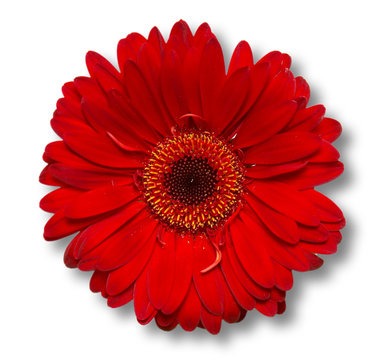
#> input picture Python_Programming/sample/flower.jpg, 385 x 360 px
$ jupyter execute Part_06_OpenCV.ipynb
#> lines starting #> are read from the running program, lines starting #| are printed output that depends on the picture; after the words box and inside, x2 and y2 are one past the last pixel; in counts of white or black regions, pixels touching at a corner belong together
## OpenCV

<h5>Main Images Types</h5>
<ul>
    <li>RGB (BGR-OpenCV) (0-255)x3</li>
    <li>Gray (0-255)</li>
    <li>Binary (0/1)</li>
</ul>

<h5>1 Opencv Basics</h5>
<p>How to load a image</p>

[cell 1]
import cv2 #imporing the opencv module

img=cv2.imread('sample/flower.jpg') #relative
#> img is the input picture: shape (360, 385, 3); mean B, G, R 124.9, 124.3, 211.9
#img=cv2.imread(r'C:\Users\sample\flower.jpg') #absolute

#print(img[100,100])

img[:,100:105]=[255,255,255]

print(img.shape)
#| (360, 385, 3)
# print(img[100,100])
# img[100,100]=[255,255,255]

cv2.imshow('LIVE',img)
cv2.waitKey(0)
cv2.destroyAllWindows()

[cell 2]
img=cv2.imread('sample/flower.jpg')
cv2.rectangle(img,(20,20),(100,100),(0,255,0),2)
cv2.imshow('IMG',img)
cv2.waitKey(0)
cv2.destroyAllWindows()

[cell 3]
img=cv2.imread('sample/flower.jpg')
cv2.rectangle(img,(20,20),(100,100),(0,255,0),-1)
cv2.imshow('IMG',img)
cv2.waitKey(0)
cv2.destroyAllWindows()

[cell 4]
img=cv2.imread('sample/flower.jpg')
cv2.rectangle(img,(20,20),(100,100),(0,255,0),10)
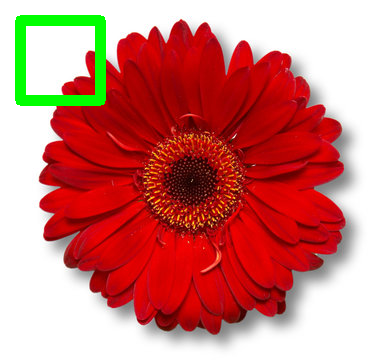
#> img: shape (360, 385, 3); mean B, G, R 120.2, 126, 206
cv2.imshow('IMG',img)
cv2.waitKey(0)
cv2.destroyAllWindows()

[cell 5]
cv2.imwrite('sample/edt_flower.png',img)
#> Out = True

<h5>How to load a video file<h5>

[cell 6]
source=cv2.VideoCapture('sample/video_file.mp4')
#0-webcam
#1,2,3=usb camera
#myVideo.mp4-file
#124.35.32.43.643 p/w user name - wifi camera

ret, img= source.read()
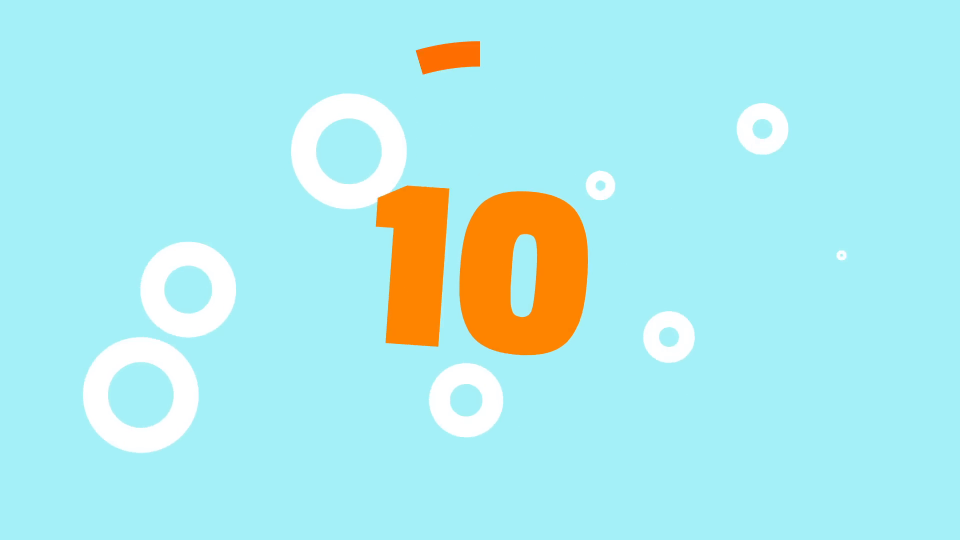
#> input picture frame 31 of Python_Programming/sample/video_file.mp4, 1920 x 1080 px (shown at 1/2 size)
#> img is the input picture: shape (1080, 1920, 3); mean B, G, R 235.6, 235.1, 173.4
print(ret)
#| True
cv2.imshow('IMG',img)
cv2.waitKey(0)
cv2.destroyAllWindows()

[cell 7]
source=cv2.VideoCapture('sample/video_file.mp4')
while(True):
    ret, img=source.read()
    cv2.rectangle(img,(20,20),(100,100),(0,255,0),-1)
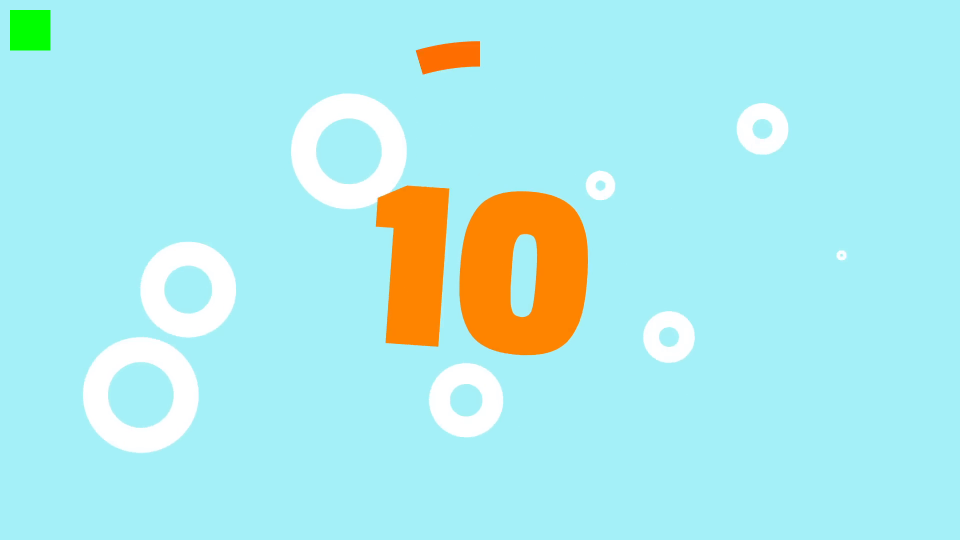
#> img: shape (1080, 1920, 3) (shown at 1/2 size); 0.32% of pixels changed, all inside (x1, y1, x2, y2) = (20, 20, 101, 101)
    if(ret==False):
        break

    cv2.imshow('IMG',img)
    key=cv2.waitKey(1)
#> (key Esc is pressed here)

    if(key==27):
        break

cv2.destroyAllWindows()

<h5>Point Operations (Pixelwise Operations)</h5>

<h5>Color Conersion</h5>

[cell 8]
img=cv2.imread('sample/flower.jpg')
img2=cv2.cvtColor(img,cv2.COLOR_BGR2YUV)
#> img2: shape (360, 385, 3); mean of channels 0, 1, 2 150.5, 115.3, 180.9

cv2.imshow('IMG',img)
cv2.imshow('IMG2',img2)

cv2.waitKey(0)
cv2.destroyAllWindows()

[cell 9]
img=cv2.imread('sample/flower.jpg',0)
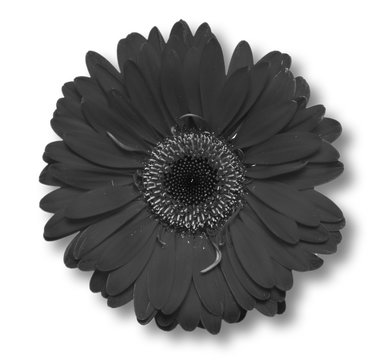
#> img: shape (360, 385); min 0, max 255, mean 150.4
cv2.imshow('IMG',img)
cv2.waitKey(0)
cv2.destroyAllWindows()

[cell 10]
img=cv2.imread('sample/flower.jpg',1)
cv2.imshow('IMG',img)
cv2.waitKey(0)
cv2.destroyAllWindows()

[cell 11]
img=cv2.imread('sample/flower.jpg',-1)
cv2.imshow('IMG',img)
cv2.waitKey(0)
cv2.destroyAllWindows()

<h5>Image Thresholding</h5>

[cell 12]
import cv2
import numpy as np
from matplotlib import pyplot as plt

img=cv2.imread('sample/threshold.jpg')
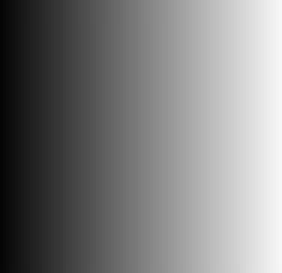
#> input picture Python_Programming/sample/threshold.jpg, 94 x 91 px (shown 3 times larger)
#> img is the input picture: shape (91, 94, 3); min 5, max 247, mean 126.1
plt.imshow(img,cmap='gray')

[cell 13]
ret, thresh=cv2.threshold(img,60,255,cv2.THRESH_BINARY)
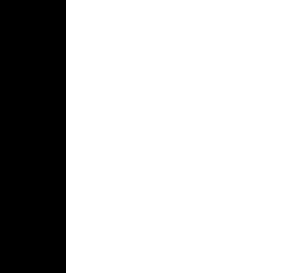
#> thresh: shape (91, 94, 3) (shown 3 times larger); 76.6% white; 1 black region, box (x1, y1, x2, y2) and area: (0, 0, 22, 91) 2002
plt.imshow(thresh,cmap='gray')

[cell 14]
ret, thresh=cv2.threshold(img,60,255,cv2.THRESH_BINARY_INV)
#> thresh: shape (91, 94, 3); 23.4% white; 1 white region, box (x1, y1, x2, y2) and area: (0, 0, 22, 91) 2002
plt.imshow(thresh,cmap='gray')

[cell 15]
ret, thresh=cv2.threshold(img,60,255,cv2.THRESH_TOZERO)
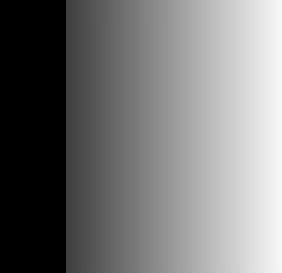
#> thresh: shape (91, 94, 3) (shown 3 times larger); min 0, max 247, mean 118.5
plt.imshow(thresh,cmap='gray')

[cell 16]
ret, thresh=cv2.threshold(img,60,255,cv2.THRESH_TRUNC)
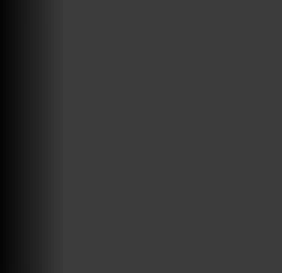
#> thresh: shape (91, 94, 3) (shown 3 times larger); min 5, max 60, mean 53.6
plt.imshow(thresh,cmap='gray')

[cell 17]
img=cv2.imread('sample/coins.png')
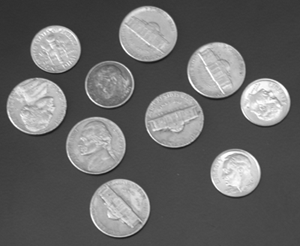
#> input picture Python_Programming/sample/coins.png, 300 x 246 px
#> img is the input picture: shape (246, 300, 3); min 23, max 255, mean 103
plt.imshow(img,cmap='gray')

[cell 18]
ret, thresh=cv2.threshold(img,80,255,cv2.THRESH_BINARY)
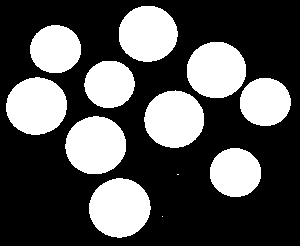
#> thresh: shape (246, 300, 3); 32.6% white; 12 white regions (2 under 20 px), largest, box (x1, y1, x2, y2) and area: (89, 178, 151, 238) 2857, (65, 116, 126, 174) 2774, (6, 77, 67, 135) 2750
plt.imshow(thresh,cmap='gray')
